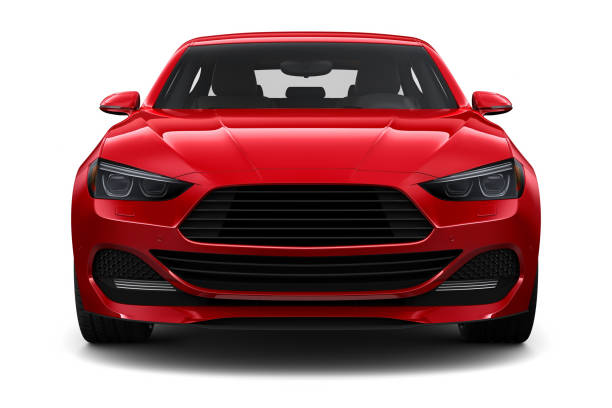
#> input picture resource/car.jpg, 612 x 408 px
$ python main.py
#> lines starting #> are read from the running program, lines starting #| are printed output that depends on the picture; after the words box and inside, x2 and y2 are one past the last pixel; in counts of white or black regions, pixels touching at a corner belong together
import cv2
import numpy as np


def empty(a):
    pass

cv2.namedWindow("TrackBars")
cv2.resizeWindow("TrackBars",640,240)
cv2.createTrackbar("Hue Min","TrackBars",0,179,empty)
#> slider 'Hue Min' is set to 35
cv2.createTrackbar("Hue Max","TrackBars",179,179,empty)
cv2.createTrackbar("Sat Min","TrackBars",0,255,empty)
#> slider 'Sat Min' is set to 51
cv2.createTrackbar("Sat Max","TrackBars",255,255,empty)
cv2.createTrackbar("Val Min","TrackBars",0,255,empty)
#> slider 'Val Min' is set to 51
cv2.createTrackbar("Val Max","TrackBars",255,255,empty)

while True:
    img = cv2.imread("resource/car.jpg")
#> img is the input picture: shape (408, 612, 3); mean B, G, R 133.1, 130.9, 166.2
    imgHSV = cv2.cvtColor(img, cv2.COLOR_BGR2HSV)
#> imgHSV: shape (408, 612, 3); mean H, S, V 46.3, 62.9, 166.6
    h_min = cv2.getTrackbarPos("Hue Min", "TrackBars")
    h_max = cv2.getTrackbarPos("Hue Max", "TrackBars")
    s_min = cv2.getTrackbarPos("Sat Min", "TrackBars")
    s_max = cv2.getTrackbarPos("Sat Max", "TrackBars")
    v_min = cv2.getTrackbarPos("Val Min", "TrackBars")
    v_max = cv2.getTrackbarPos("Val Max", "TrackBars")

    print(h_min,h_max,s_min,s_max,v_min,v_max)

    lower=np.array([h_min,s_min,v_min])
    upper=np.array([h_max,s_max,v_max])
    mask=cv2.inRange(imgHSV,lower,upper)
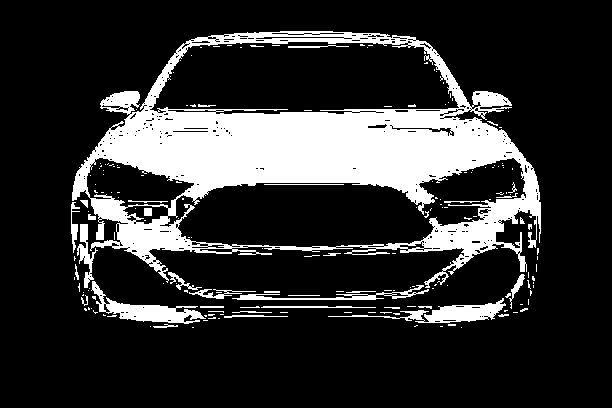
#> mask: shape (408, 612); 19.2% white; 183 white regions (148 under 20 px), largest, box (x1, y1, x2, y2) and area: (72, 31, 541, 288) 41251, (91, 281, 206, 324) 1511, (328, 298, 506, 323) 1354

    imgResult=cv2.bitwise_and(img,img,mask=mask)
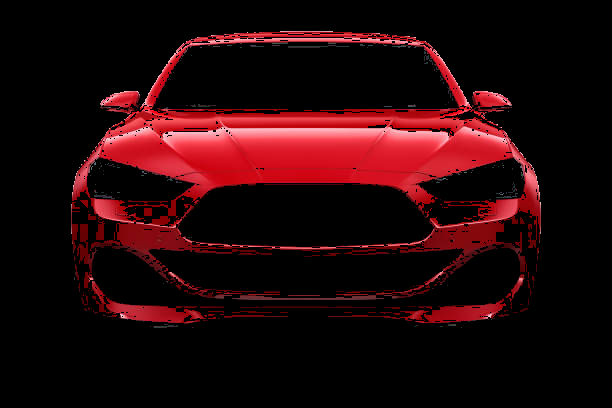
#> imgResult: shape (408, 612, 3); mean B, G, R 9.4, 7.3, 36.2

    cv2.imshow("Output",img)
    cv2.imshow("OutputHSV",imgHSV)
    cv2.imshow("Outputmask", mask)
    cv2.imshow("Outputres", imgResult)
    cv2.waitKey(1)

$ run again, with resource/p1.png saved as resource/car.jpg
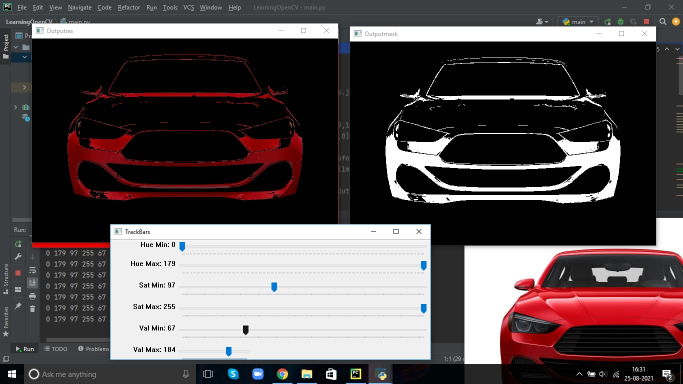
#> input picture resource/p1.png, 1366 x 768 px (shown at 1/2 size)
#> img is the input picture: shape (768, 1366, 3); mean B, G, R 79.9, 78.8, 87.1
#> imgHSV: shape (768, 1366, 3); mean H, S, V 34.3, 37.4, 89.2
#> `mask=cv2.inRange(imgHSV,lower,upper)`:
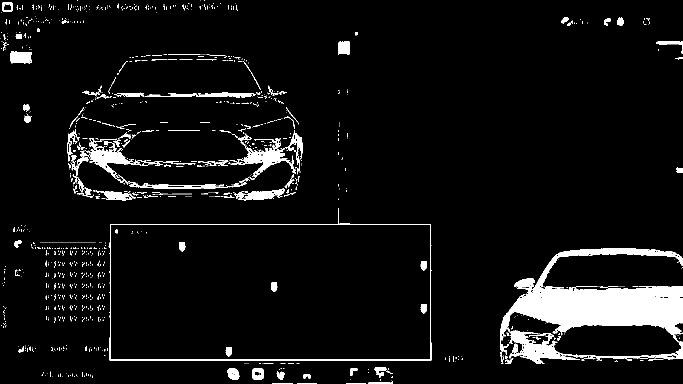
#> mask: shape (768, 1366) (shown at 1/2 size); 6% white; 1204 white regions (1056 under 20 px), largest, box (x1, y1, x2, y2) and area: (1000, 497, 1366, 728) 34162, (217, 416, 863, 721) 2813, (142, 298, 282, 368) 2595
#> `imgResult=cv2.bitwise_and(img,img,mask=mask)`:
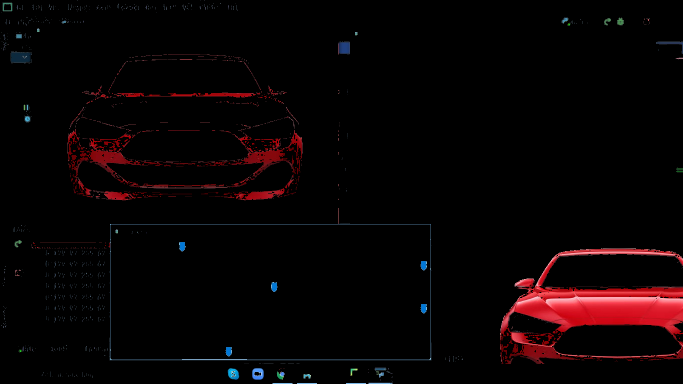
#> imgResult: shape (768, 1366, 3) (shown at 1/2 size); mean B, G, R 3.5, 2.8, 9.1
